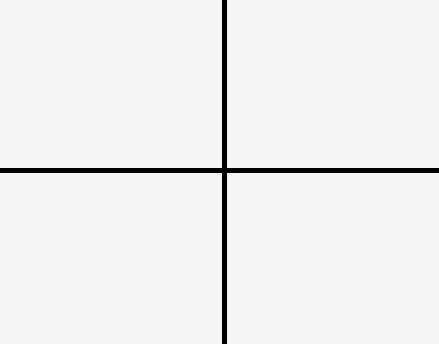
#> input picture horizontal_vertical.jpg, 439 x 344 px
$ jupyter execute tut3_hough_transform_line_detection.ipynb
#> lines starting #> are read from the running program, lines starting #| are printed output that depends on the picture; after the words box and inside, x2 and y2 are one past the last pixel; in counts of white or black regions, pixels touching at a corner belong together
[cell 1]
import cv2
import numpy as np
import matplotlib.pyplot as plt

[cell 2]
image_c = cv2.imread('horizontal_vertical.jpg')
#> image_c is the input picture: shape (344, 439, 3); min 0, max 250, mean 238.7
plt.imshow(image_c)

[cell 3]
image_g = cv2.cvtColor(image_c, cv2.COLOR_BGR2GRAY)
image_canny = cv2.Canny(image_g, 50, 200, apertureSize = 3)
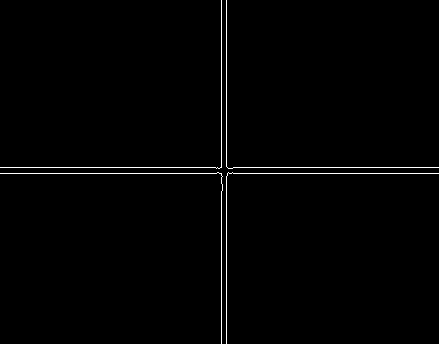
#> image_canny: shape (344, 439); 1% white in thin lines or dots
image_canny

[cell 4]
plt.imshow(image_g, cmap='gray')

[cell 5]
# rho accuracy of 1 pixel and theta accuracy of np.pi / 180 (1 degree)
# threshold is number of points on line
# Try 300, 400 and 500
lines = cv2.HoughLines(image_canny, 1, np.pi/180, 300)
#> lines = [[173, 1.57], [167, 1.57], [226, 0], [221, 0]]

[cell 6]
lines
#> Out = [[173, 1.57], [167, 1.57], [226, 0], [221, 0]]
# Note that 1.57 rad is 89.95437
# Note that rho was the distance from the origin

[cell 7]
if lines is not None:
    for i in range(0, len(lines)):
        # coordinate of the HOUGH space
        rho = lines[i][0][0]
        theta = lines[i][0][1]

        # converting to normal coordinate space
        x0 = rho * np.cos(theta)
        y0 = rho * np.sin(theta)

        a = np.cos(theta)
        b = np.sin(theta)

        x1 = int(x0 + 1000 * (-b))
        y1 = int(y0 + 1000 * (a))
        x2 = int(x0 - 1000 * (-b))
        y2 = int(y0 - 1000 * (a))

        cv2.line(image_c, (x1, y1), (x2, y2), (255, 0, 0), 2)
#> this loop made 4 passes
#> (rho, theta, x0, y0, a, b, x1, y1) on passes 1 to 4: (173, 1.57, -7.56e-06, 173, -4.37e-08, 1, -1000, 172), (167, 1.57, -7.3e-06, 167, -4.37e-08, 1, -1000, 166), (226, 0, 226, 0, 1, 0, 226, 1000), (221, 0, 221, 0, 1, 0, 221, 1000)
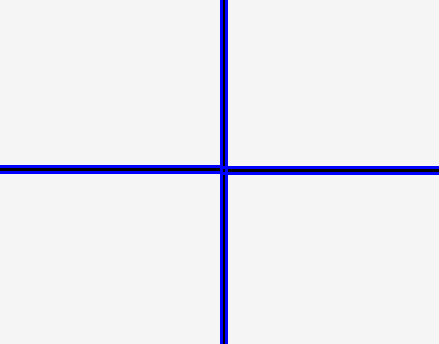
#> image_c: shape (344, 439, 3); 3.09% of pixels changed, all inside (x1, y1, x2, y2) = (0, 0, 439, 344)


# cv2.imshow('Hough Lines', image_c)
# cv2.waitKey(0)
# cv2.destroyAllWindows()

[cell 8]
plt.imshow(image_c)

[cell 9]
# DETECT LANE LINES ON IMAGE

import matplotlib.pyplot as plt
import numpy as np
import cv2
import matplotlib.image as mpimg

[cell 10]
image_c = mpimg.imread('new_test_image_3.jpg')
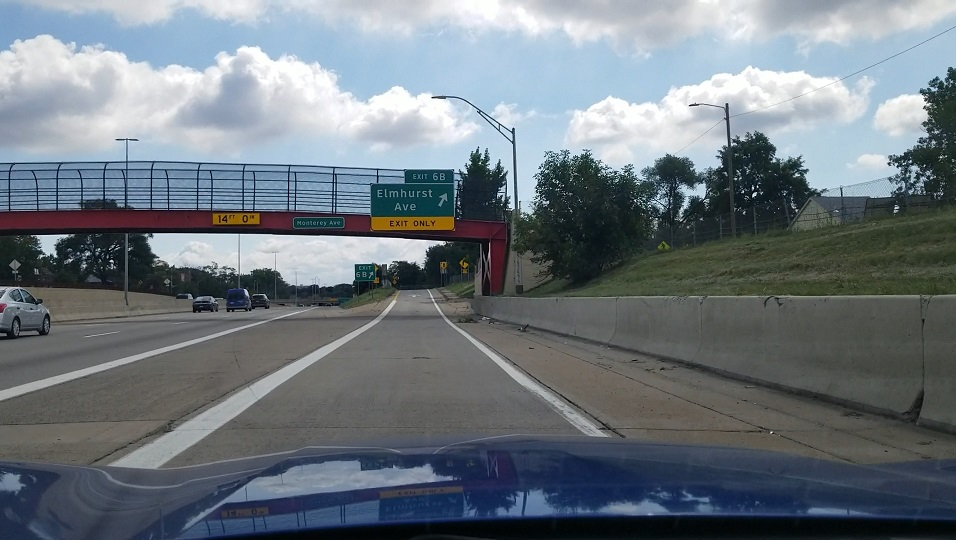
#> input picture new_test_image_3.jpg, 956 x 540 px
#> image_c is the input picture: shape (540, 956, 3); mean R, G, B 110.3, 119.5, 126.7
plt.imshow(image_c)
image_c.shape
#> Out = (540, 956, 3)

[cell 11]
image_g = cv2.cvtColor(image_c, cv2.COLOR_RGB2GRAY)
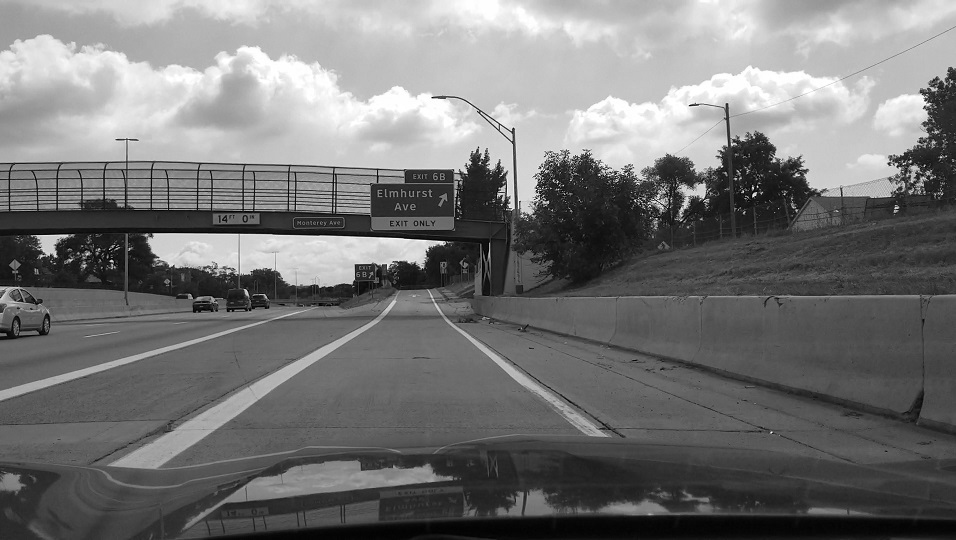
#> image_g: shape (540, 956); min 0, max 255, mean 117.5
plt.imshow(image_g, cmap = 'gray')
image_g.shape
#> Out = (540, 956)

[cell 12]
image_blurred = cv2.GaussianBlur(image_g, (7, 7), 0)
plt.imshow(image_blurred)

[cell 13]
threshold_low = 10
threshold_high = 200

image_canny = cv2.Canny(image_blurred, threshold_low, threshold_high)
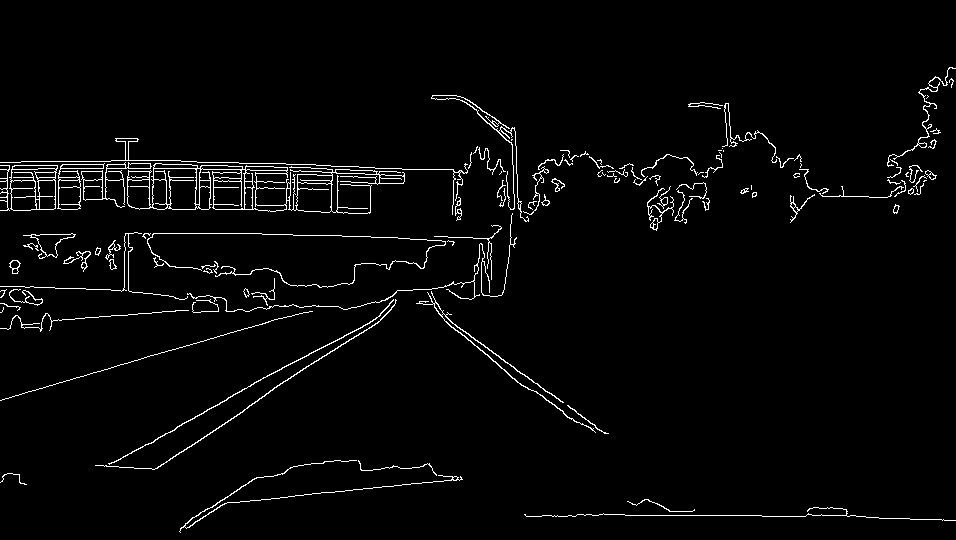
#> image_canny: shape (540, 956); 2.7% white in thin lines or dots, all inside (x1, y1, x2, y2) = (0, 67, 956, 533)
plt.imshow(image_canny, cmap = 'gray')

[cell 14]
# Visualize the region of interest
vertices = np.array([[
    (20,460),
    (340, 300),
    (460, 300),
    (740,460)
]], dtype=np.int32)

mask = np.zeros_like(image_g)
cv2.fillPoly(mask, vertices, 255)
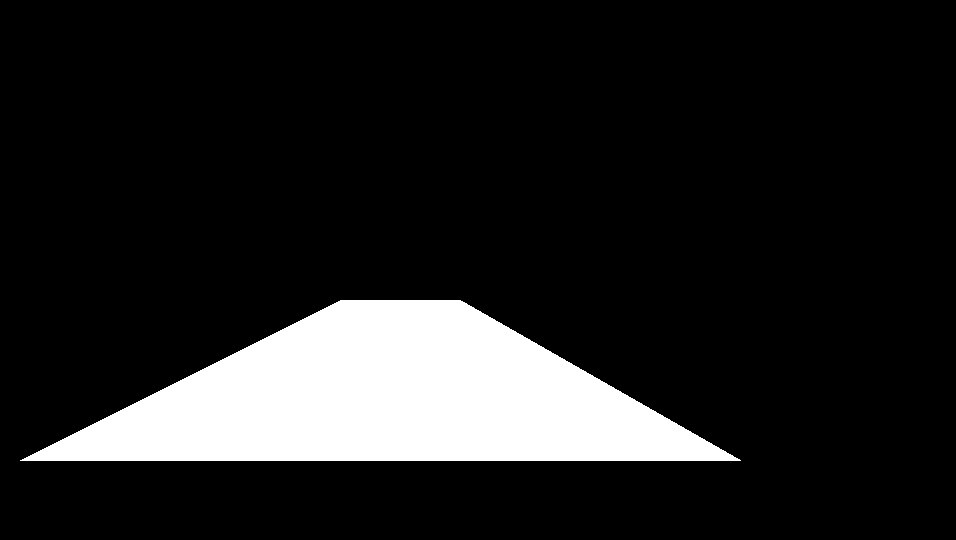
#> mask: shape (540, 956); 13.1% white; 1 white region, box (x1, y1, x2, y2) and area: (20, 300, 741, 461) 67841
masked_image = cv2.bitwise_and(image_g, mask)
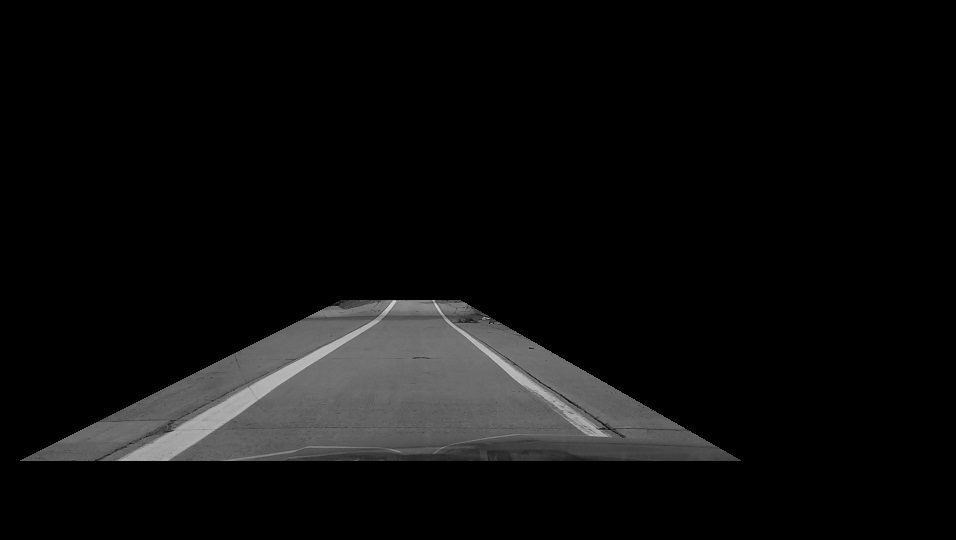
#> masked_image: shape (540, 956); min 0, max 219, mean 13.5

plt.figure()
plt.imshow(masked_image)

[cell 15]
masked_image = cv2.bitwise_and(image_canny, mask)
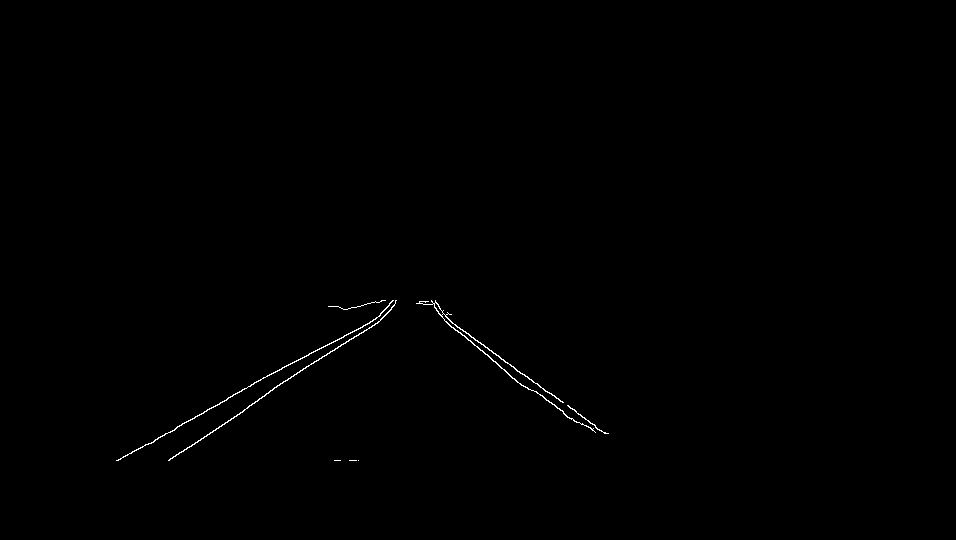
#> masked_image: shape (540, 956); 0.29% white in thin lines or dots, all inside (x1, y1, x2, y2) = (116, 300, 609, 461)
plt.figure()
plt.imshow(masked_image)

[cell 16]
# HOUGH LINES DETECTION AND DRAW FUNCTION ----------------

[cell 17]
def detect_lines (image):
    Rres = 2 # size of the bin (Hough space) // distance resolution in pixels
    Thetares = 1*np.pi/180 # angular resolution in radians
    Threshold = 40 # minimum number of votes // minimum number of intersections in a bin (Hough space) to considered as a line
    minLineLength = 100# output line length // minimum number of pixels making up a line
    maxLineGap = 50 # if smaller than this gap, 2 seperate lines will be connected as a line // maximum gap in pixels between connectable line segments

    lines = cv2.HoughLinesP(
        image,
        Rres,
        Thetares,
        Threshold,
        np.array([]),
        minLineLength,
        maxLineGap
    )

    return lines


detected_lines = detect_lines(masked_image)
#> in detect_lines, `lines = cv2.HoughLinesP( image, Rres, Thetares, Threshold, np.array([]..`: lines = [[120, 459, 263, 377], [168, 460, 389, 311], [419, 301, 607, 433], [255, 382, 382, 317], [118, 460, 226, 400], [116, 460, 311, 352]]
#> detected_lines has the same summary as lines in detect_lines
detected_lines
#> Out has the same summary as lines in detect_lines

[cell 18]
# draw the detected lines on a whole black image
def draw_lines_image(image, lines):
    # line_image = np.zeros_like(image) # empty black image

    # should use this method, use the 3 channel black image
    # because if use the above, there's only one channel --> gray scale channel
    # and the color drawn on that image can be the same color as the gray scale channel
    # thius we might see there's no lines in the result
    line_image = np.zeros((
        image.shape[0],
        image.shape[1],
        3
    ), dtype=np.uint8)

    print(line_image.shape)

    if lines is not None:
        for line in lines:
            # change 2 dimension to 1 dimension with 4 elements array
            # if it's already one dimension then it's fine
            x1, y1, x2, y2 = line.reshape(4)
            start_point = (x1, y1)
            end_point = (x2, y2)
            color = (255, 0, 0)
            thickness = 10
            cv2.line(line_image, start_point, end_point, color, thickness)

    return line_image


lines_image = draw_lines_image(masked_image, detected_lines)
#| (540, 956, 3)
#> the loop in draw_lines_image, `for line in lines: # change 2 dimension to 1 dimension with 4 elements..` made 6 passes

plt.figure()
plt.imshow(lines_image)

[cell 19]
# we see there are too many lines (each side left and right)
# we only want one line on each side
# so we're gonna average out many lines into one line (calculate average values)

def average_slope_intercept(image, lines):
    left_fit    = [] # left side
    right_fit   = [] # right side
    if lines is None:
        return None
    for line in lines:
        x1, y1, x2, y2 = line.reshape(4)

        # Numpy polyfit() is a method that fits the data within a polynomial function
        # from data points --> return a function that map those datas
        # in this case 1st degree function means x^1 --> or y = ax + b
        # --> return us [a, b]
        parameters = np.polyfit((x1,x2), (y1,y2), 1)
        # slope = a, intercep = b
        slope = parameters[0]
        intercept = parameters[1]

        # slope < 0 --> left line else right line
        if slope < 0: # y is reversed in image
            left_fit.append((slope, intercept))
        else:
            right_fit.append((slope, intercept))

    # average all lines into one line on each side
    left_fit_average  = np.average(left_fit, axis=0)
    right_fit_average = np.average(right_fit, axis=0)

    # make to a certain points, we want points to draw the new lines on screen
    left_line  = make_points(image, left_fit_average)
    right_line = make_points(image, right_fit_average)
    averaged_lines = [left_line, right_line]
    return averaged_lines


def make_points(image, line):
    slope, intercept = line
    y1 = int(image.shape[0]) # bottom of the image
    y2 = int(y1*3/5)         # slightly lower than the middle
    x1 = int((y1 - intercept)/slope) # x = (y - b) / a
    x2 = int((y2 - intercept)/slope)
    return np.array([x1, y1, x2, y2])

[cell 20]
# after detecting all lines, average them
average_lines = average_slope_intercept(image_g, detected_lines)
#> the loop in average_slope_intercept, `for line in lines:` made 6 passes
#> (x1, y1, x2, y2, slope, intercept) on passes 1 to 6: (120, 459, 263, 377, -0.573, 527.8), (168, 460, 389, 311, -0.674, 573.3), (419, 301, 607, 433, 0.702, 6.81), (255, 382, 382, 317, -0.512, 512.5), (118, 460, 226, 400, -0.556, 525.6), (116, 460, 311, 352, -0.554, 524.2)
#> after the loop in average_slope_intercept, `for line in lines:`: left_fit = [(-0.573, 527.8), (-0.674, 573.3), (-0.512, 512.5), (-0.556, 525.6), (-0.554, 524.2)]; right_fit = [(0.702, 6.81)]
#> in average_slope_intercept, `left_fit_average  = np.average(left_fit, axis=0)`: left_fit_average = [-0.574, 532.7]
#> in average_slope_intercept, `right_fit_average = np.average(right_fit, axis=0)`: right_fit_average = [0.702, 6.81]
#> in make_points, `slope, intercept = line`: slope = -0.574; intercept = 532.7
#> in make_points, `x1 = int((y1 - intercept)/slope)`: x1 = -12
#> in make_points, `x2 = int((y2 - intercept)/slope)`: x2 = 363
#> in average_slope_intercept, `left_line  = make_points(image, left_fit_average)`: left_line = [-12, 540, 363, 324]
#> in average_slope_intercept, `right_line = make_points(image, right_fit_average)`: right_line = [759, 540, 451, 324]
#> in average_slope_intercept, `averaged_lines = [left_line, right_line]`: averaged_lines = [[-12, 540, 363, 324], [759, 540, 451, 324]]
#> average_lines = [[-12, 540, 363, 324], [759, 540, 451, 324]]
average_lines_image = draw_lines_image(image_g, average_lines)
#| (540, 956, 3)
#> the loop in draw_lines_image (call 2), `for line in lines: # change 2 dimension to 1 dimension with 4 elements..` made 2 passes
#> (x1, y1, x2, y2, color, thickness) on passes 1 to 2: (-12, 540, 363, 324, (255, 0, 0), 10), (759, 540, 451, 324, (255, 0, 0), 10)
#> after the loop in draw_lines_image (call 2), `for line in lines:`:
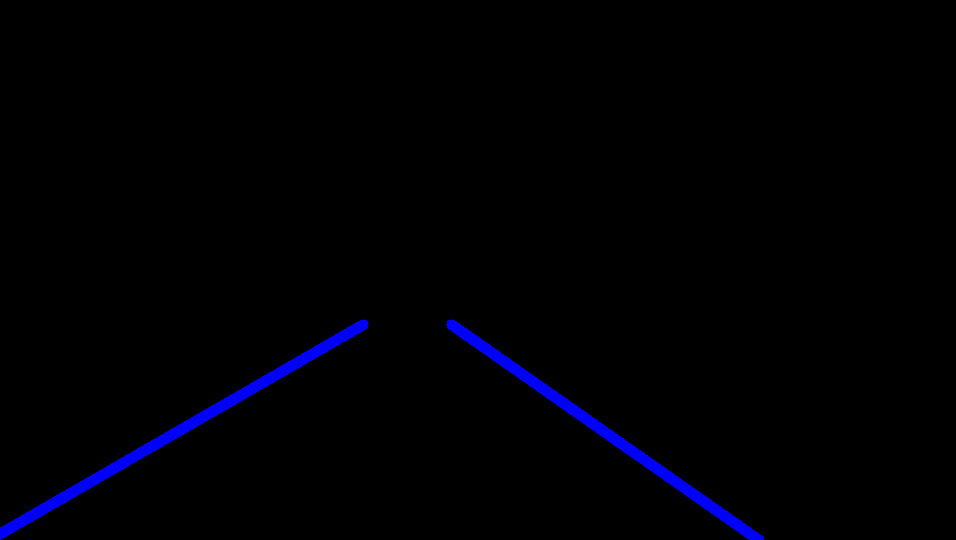
#> line_image: shape (540, 956, 3); mean of channels 0, 1, 2 4.3, 0, 0; drawn as B, G, R
plt.imshow(average_lines_image);

[cell 21]
# draw the lines image above on the original image

α = 1
β = 1
γ = 0

# Resultant weighted image is calculated as follows: original_img * α + img * β + γ
Image_with_lines = cv2.addWeighted(
    image_c, α,
    average_lines_image, β,
    γ
)

plt.imshow(Image_with_lines)
